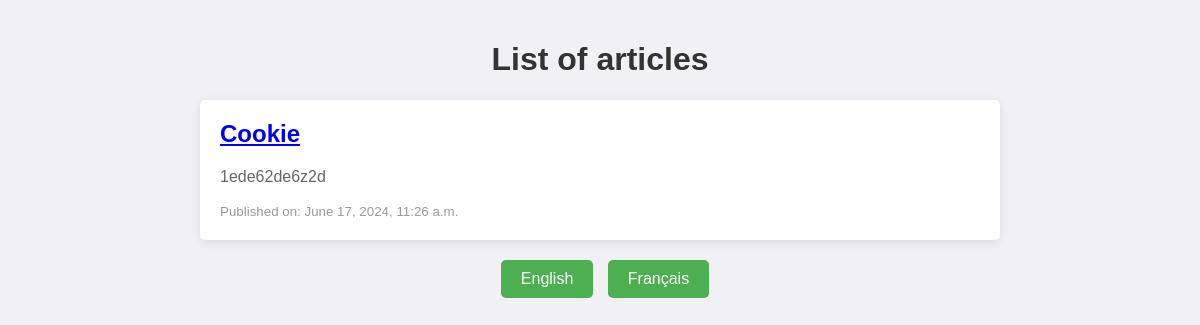
/articles/, run on an earlier commit of the app's database.
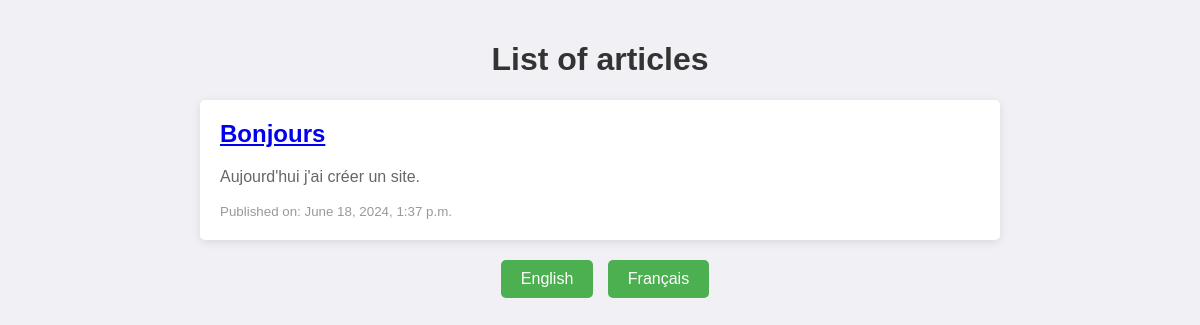
And on a later commit of the database.
### main/models.py (models this page shows, shortened)
class Article(models.Model):
    title = models.CharField(max_length=200)
    content = models.TextField()
    publication_date = models.DateTimeField()

### main/views.py (the view)
# urls.py: path('articles/', views.article_list, name='article_list'),
def article_list(request):
    articles = Article.objects.all().order_by('-publication_date')
    return render(request, 'main/article_list.html', {'articles': articles})

### main/templates/main/article_list.html (shortened to what this page needs)
<!DOCTYPE html>
<html lang="fr">
<head>
    <title>{% load i18n %}{% trans "Liste des articles" %}</title>
</head>
<body>
    <div class="container">
        <div class="header">
            <h1>{% trans "Liste des articles" %}</h1>
        </div>
        <ul>
            {% for article in articles %}
            <li>
                <h2><a href="{% url 'article_detail' article.id %}">{{ article.title }}</a></h2>
                <p>{{ article.content|truncatewords:30 }}</p>
                <small>{% trans "Publié le :" %} {{ article.publication_date }}</small>
            </li>
            {% empty %}
            <li>{% trans "Aucun article trouvé." %}</li>
            {% endfor %}
        </ul>
        <div class="language-selector">
            <form action="{% url 'set_language' %}" method="post" style="display: inline;">
                <button type="submit" name="language" value="en">English</button>
            </form>
            <form action="{% url 'set_language' %}" method="post" style="display: inline;">
                <button type="submit" name="language" value="fr">Français</button>
            </form>
        </div>
    </div>
</body>
</html>

What changed in the data, as far as the page shows it:
removed Article: title "Cookie", content "1ede62de6z2d", publication_date "June 17, 2024, 11:26 a.m."
added Article: title "Bonjours", content "Aujourd'hui j'ai créer un site.", publication_date "June 18, 2024, 1:37 p.m."
